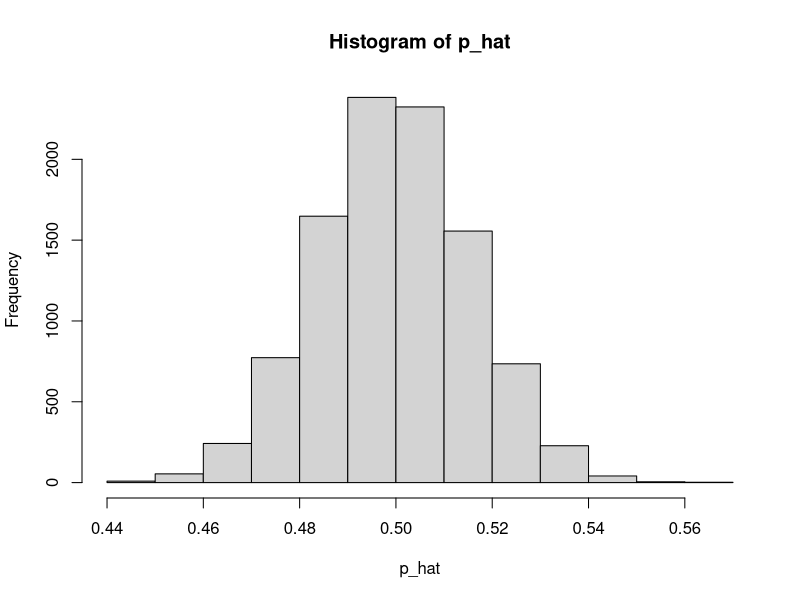
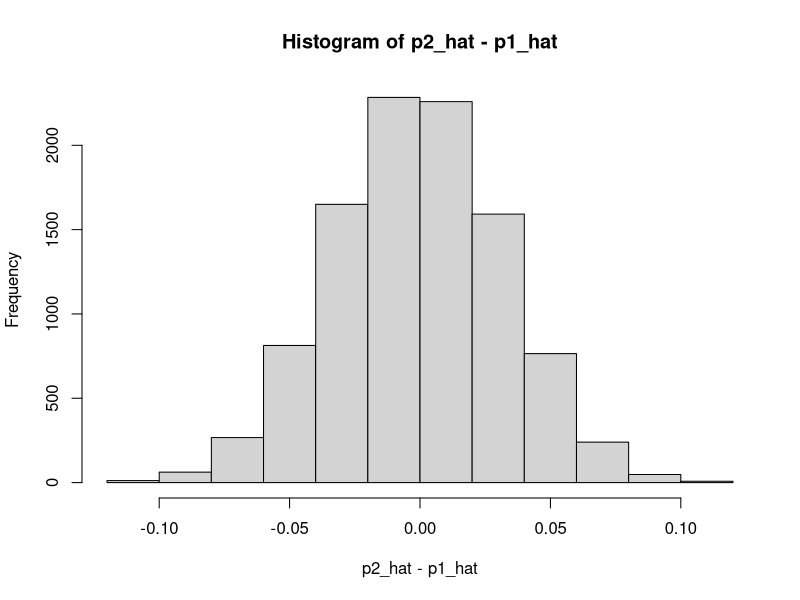

Write the R code that produced these figures, in order.
# Hypothesis test -> starting from the null distribution (H0)
# H0 assumes NO DIFFERENCE between p_hat1 and p_hat2
# If there's no difference, toss them all in the same bag

# Let's simulate what a null distribution looks like
p <- 0.5
n1 <- 600
n2 <- 400

# Simulate samples from that null distribution
n_samples <- 1e4
x1 <- rbinom(n = n_samples,
             size = n1,
             prob = p)
x2 <- rbinom(n = n_samples,
             size = n2,
             prob = p)

# Calculate statistic for each sample
p1_hat <- x1 / n1
p2_hat <- x2 / n2
diff_prop <- p2_hat - p1_hat

# standard error for the null hypothesis
# SE(p_hat)
p_hat <- (x1 + x2) / (n1 + n2)
hist(p_hat)

se_null <- sqrt(p_hat * (1 - p_hat) * (1 / n1 + 1 / n2))

# pnorm() is the area under the curve
# why is mean = 0?
# why is sd = se_null?
# why is the first argument = diff_prop?
pval <- pnorm(diff_prop, mean = 0, sd = se_null, lower.tail = FALSE)
mean(pval <= 0.05)

hist(p2_hat - p1_hat)
